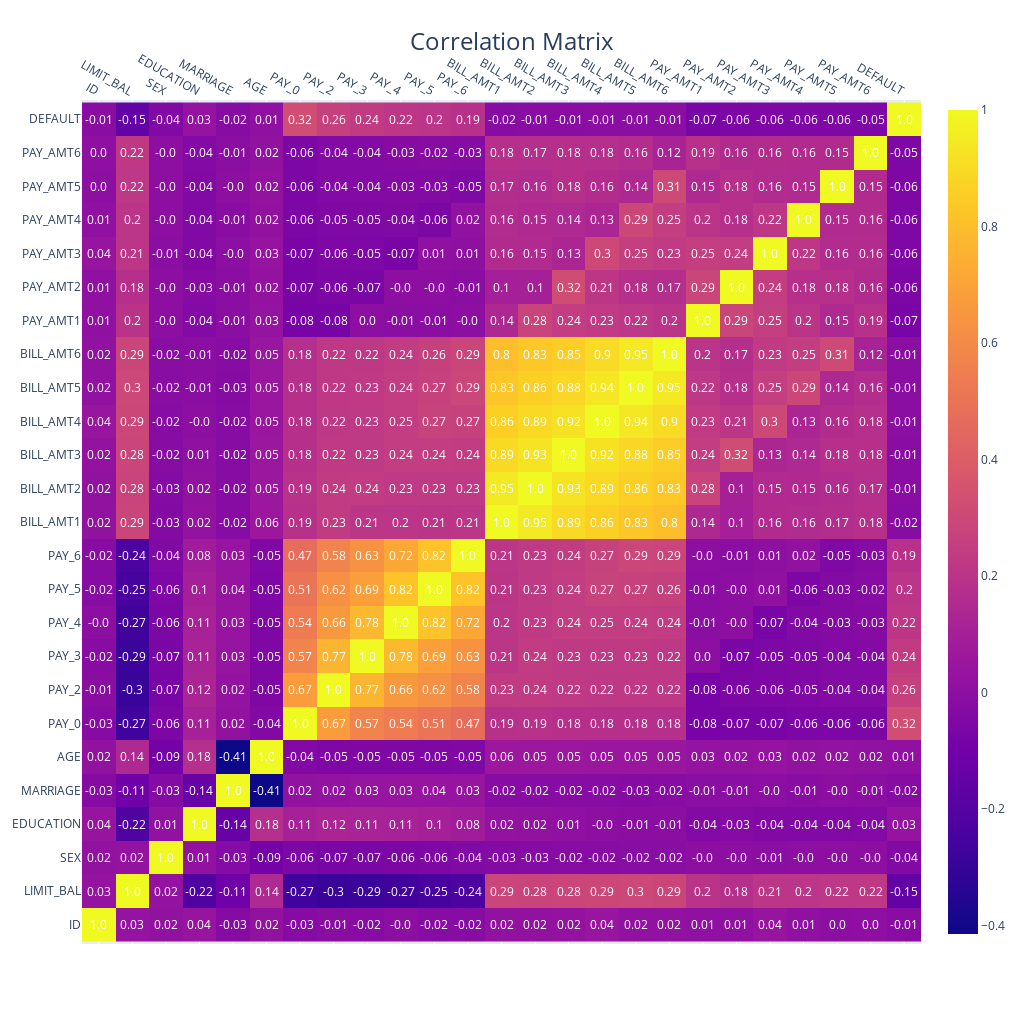

Notebook code cell kept with this figure:
### Code cell
import plotly.graph_objects as go

# Assuming 'corr_matrix' is your correlation matrix
# Calculate correlation matrix
corr_matrix = df.corr()

# Create heatmap
heatmap = go.Heatmap(z=corr_matrix.values, 
                     x=list(corr_matrix.columns), 
                     y=list(corr_matrix.index))

# Create annotations
annotations = []
for i, row in enumerate(corr_matrix.values):
    for j, value in enumerate(row):
        annotations.append(go.layout.Annotation(text=str(round(value, 2)),
                                                x=corr_matrix.columns[j],
                                                y=corr_matrix.index[i],
                                                showarrow=False,
                                                font=dict(color='white')))

# Create layout
layout = go.Layout(annotations=annotations,
                   xaxis=dict(side='top'),
                   yaxis=dict(scaleanchor="x", scaleratio=1),
                   autosize=False,
                   width=1024,
                   height=1024,
                   title_text='Correlation Matrix',
                   title_x=0.5,
                   titlefont=dict(size=24))

# Create figure
fig = go.Figure(data=[heatmap], layout=layout)

fig.show()
